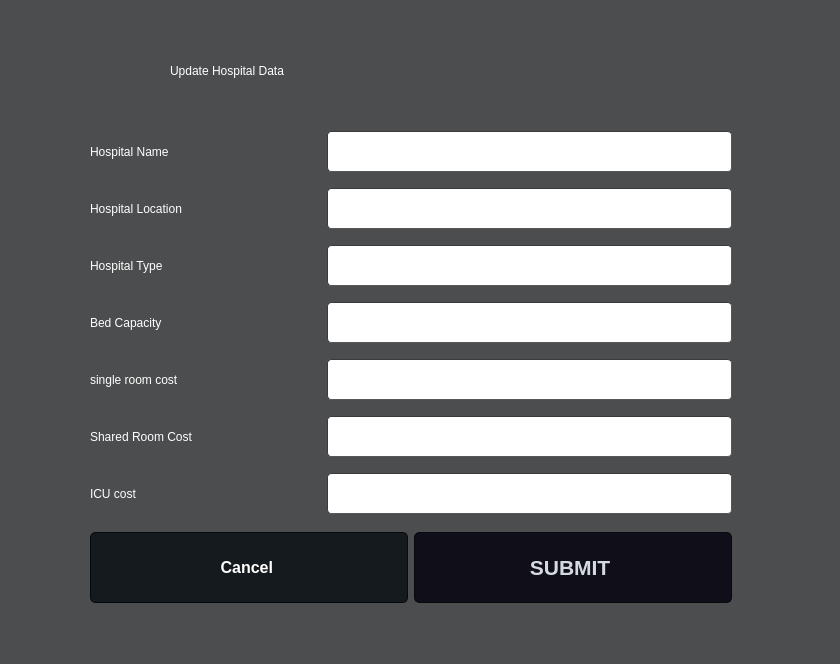
<?xml version="1.0" encoding="UTF-8"?>
<ui version="4.0">
 <class>Dialog</class>
 <widget class="QDialog" name="Dialog">
  <property name="geometry">
   <rect>
    <x>0</x>
    <y>0</y>
    <width>840</width>
    <height>664</height>
   </rect>
  </property>
  <property name="windowTitle">
   <string>Dialog</string>
  </property>
  <property name="styleSheet">
   <string notr="true">
QMainWindow {
	background-color:rgb(76, 77, 78);
}
QDialog {
	background-color:rgb(76, 77, 78);
}
QColorDialog {
	background-color:rgb(76, 77, 78);
}
QTextEdit {
	background-color:rgb(0, 0, 0);
	color: #a9b7c6;
}
QPlainTextEdit {
	selection-background-color:#007b50;
	background-color:#1e1d23;
	border-style: solid;
	border-top-color: transparent;
	border-right-color: transparent;
	border-left-color: transparent;
	border-bottom-color: transparent;
	border-width: 1px;
	color: #a9b7c6;
}
QPushButton{
	border-style: solid;
	border-top-color: transparent;
	border-right-color: transparent;
	border-left-color: transparent;
	border-bottom-color: transparent;
	border-width: 1px;
	border-style: solid;
	color: #a9b7c6;
	padding: 2px;
	background-color: #1e1d23;
}
QPushButton::default{
	border-style: inset;
	border-top-color: transparent;
	border-right-color: transparent;
	border-left-color: transparent;
	border-bottom-color: #04b97f;
	border-width: 1px;
	color: #a9b7c6;
	padding: 2px;
	background-color: #1e1d23;
}
QToolButton {
	border-style: solid;
	border-top-color: transparent;
	border-right-color: transparent;
	border-left-color: transparent;
	border-bottom-color: #04b97f;
	border-bottom-width: 1px;
	border-style: solid;
	color: #a9b7c6;
	padding: 2px;
	background-color: #1e1d23;
}
QToolButton:hover{
	border-style: solid;
	border-top-color: transparent;
	border-right-color: transparent;
	border-left-color: transparent;
	border-bottom-color: #37efba;
	border-bottom-width: 2px;
	border-style: solid;
	color: #FFFFFF;
	padding-bottom: 1px;
	background-color: #1e1d23;
}
QPushButton:hover{
	border-style: solid;
	border-top-color: transparent;
	border-right-color: transparent;
	border-left-color: transparent;
	border-bottom-color: #37efba;
	border-bottom-width: 1px;
	border-style: solid;
	color: #FFFFFF;
	padding-bottom: 2px;
	background-color: #1e1d23;
}
QPushButton:pressed{
	border-style: solid;
	border-top-color: transparent;
	border-right-color: transparent;
	border-left-color: transparent;
	border-bottom-color: #37efba;
	border-bottom-width: 2px;
	border-style: solid;
	color: #37efba;
	padding-bottom: 1px;
	background-color: #1e1d23;
}
QPushButton:disabled{
	border-style: solid;
	border-top-color: transparent;
	border-right-color: transparent;
	border-left-color: transparent;
	border-bottom-color: #808086;
	border-bottom-width: 2px;
	border-style: solid;
	color: #808086;
	padding-bottom: 1px;
	background-color: #1e1d23;
}
QLineEdit {
	border-width: 1px; border-radius: 4px;
	border-color: rgb(58, 58, 58);
	border-style: inset;
	padding: 0 8px;
	color: #a9b7c6;
	background:#1e1d23;
	selection-background-color:#007b50;
	selection-color: #FFFFFF;
}
QLabel {
	color: rgb(255, 255, 255);
}
QLCDNumber {
	color: #37e6b4;
}
QProgressBar {
	text-align: center;
	color: rgb(240, 240, 240);
	border-width: 1px; 
	border-radius: 10px;
	border-color: rgb(58, 58, 58);
	border-style: inset;
	background-color:#1e1d23;
}
QProgressBar::chunk {
	background-color: #04b97f;
	border-radius: 5px;
}
QMenuBar {
	background-color: #1e1d23;
}
QMenuBar::item {
	color: #a9b7c6;
  	spacing: 3px;
  	padding: 1px 4px;
  	background: #1e1d23;
}

QMenuBar::item:selected {
  	background:#1e1d23;
	color: #FFFFFF;
}
QMenu::item:selected {
	border-style: solid;
	border-top-color: transparent;
	border-right-color: transparent;
	border-left-color: #04b97f;
	border-bottom-color: transparent;
	border-left-width: 2px;
	color: #FFFFFF;
	padding-left:15px;
	padding-top:4px;
	padding-bottom:4px;
	padding-right:7px;
	background-color: #1e1d23;
}
QMenu::item {
	border-style: solid;
	border-top-color: transparent;
	border-right-color: transparent;
	border-left-color: transparent;
	border-bottom-color: transparent;
	border-bottom-width: 1px;
	border-style: solid;
	color: #a9b7c6;
	padding-left:17px;
	padding-top:4px;
	padding-bottom:4px;
	padding-right:7px;
	background-color: #1e1d23;
}
QMenu{
	background-color:#1e1d23;
}
QTabWidget {
	color:rgb(0,0,0);
	background-color:#1e1d23;
}
QTabWidget::pane {
		border-color: rgb(77,77,77);
		background-color:#1e1d23;
		border-style: solid;
		border-width: 1px;
    	border-radius: 6px;
}
QTabBar::tab {
	border-style: solid;
	border-top-color: transparent;
	border-right-color: transparent;
	border-left-color: transparent;
	border-bottom-color: transparent;
	border-bottom-width: 1px;
	border-style: solid;
	color: #808086;
	padding: 3px;
	margin-left:3px;
	background-color: #1e1d23;
}
QTabBar::tab:selected, QTabBar::tab:last:selected, QTabBar::tab:hover {
  	border-style: solid;
	border-top-color: transparent;
	border-right-color: transparent;
	border-left-color: transparent;
	border-bottom-color: #04b97f;
	border-bottom-width: 2px;
	border-style: solid;
	color: #FFFFFF;
	padding-left: 3px;
	padding-bottom: 2px;
	margin-left:3px;
	background-color: #1e1d23;
}

QCheckBox {
	color: #a9b7c6;
	padding: 2px;
}
QCheckBox:disabled {
	color: #808086;
	padding: 2px;
}

QCheckBox:hover {
	border-radius:4px;
	border-style:solid;
	padding-left: 1px;
	padding-right: 1px;
	padding-bottom: 1px;
	padding-top: 1px;
	border-width:1px;
	border-color: rgb(87, 97, 106);
	background-color:#1e1d23;
}
QCheckBox::indicator:checked {

	height: 10px;
	width: 10px;
	border-style:solid;
	border-width: 1px;
	border-color: #04b97f;
	color: #a9b7c6;
	background-color: #04b97f;
}
QCheckBox::indicator:unchecked {

	height: 10px;
	width: 10px;
	border-style:solid;
	border-width: 1px;
	border-color: #04b97f;
	color: #a9b7c6;
	background-color: transparent;
}
QRadioButton {
	color: #a9b7c6;
	background-color: #1e1d23;
	padding: 1px;
}
QRadioButton::indicator:checked {
	height: 10px;
	width: 10px;
	border-style:solid;
	border-radius:5px;
	border-width: 1px;
	border-color: #04b97f;
	color: #a9b7c6;
	background-color: #04b97f;
}
QRadioButton::indicator:!checked {
	height: 10px;
	width: 10px;
	border-style:solid;
	border-radius:5px;
	border-width: 1px;
	border-color: #04b97f;
	color: #a9b7c6;
	background-color: transparent;
}
QStatusBar {
	color:#027f7f;
}
QSpinBox {
	color: #a9b7c6;	
	background-color: #1e1d23;
}
QDoubleSpinBox {
	color: #a9b7c6;	
	background-color: #1e1d23;
}
QTimeEdit {
	color: #a9b7c6;	
	background-color: #1e1d23;
}
QDateTimeEdit {
	color: #a9b7c6;	
	background-color: #1e1d23;
}
QDateEdit {
	color: #a9b7c6;	
	background-color: #1e1d23;
}
QComboBox {
	color: #a9b7c6;	
	background: #1e1d23;
}
QComboBox:editable {
	background: #1e1d23;
	color: #a9b7c6;
	selection-background-color: #1e1d23;
}
QComboBox QAbstractItemView {
	color: #a9b7c6;	
	background: #1e1d23;
	selection-color: #FFFFFF;
	selection-background-color: #1e1d23;
}
QComboBox:!editable:on, QComboBox::drop-down:editable:on {
	color: #a9b7c6;	
	background: #1e1d23;
}
QFontComboBox {
	color: #a9b7c6;	
	background-color: #1e1d23;
}
QToolBox {
	color: #a9b7c6;
	background-color: #1e1d23;
}
QToolBox::tab {
	color: #a9b7c6;
	background-color: #1e1d23;
}
QToolBox::tab:selected {
	color: #FFFFFF;
	background-color: #1e1d23;
}
QScrollArea {
	color: #FFFFFF;
	background-color: #1e1d23;
}
QSlider::groove:horizontal {
	height: 5px;
	background: #04b97f;
}
QSlider::groove:vertical {
	width: 5px;
	background: #04b97f;
}
QSlider::handle:horizontal {
	background: qlineargradient(x1:0, y1:0, x2:1, y2:1, stop:0 #b4b4b4, stop:1 #8f8f8f);
	border: 1px solid #5c5c5c;
	width: 14px;
	margin: -5px 0;
	border-radius: 7px;
}
QSlider::handle:vertical {
	background: qlineargradient(x1:1, y1:1, x2:0, y2:0, stop:0 #b4b4b4, stop:1 #8f8f8f);
	border: 1px solid #5c5c5c;
	height: 14px;
	margin: 0 -5px;
	border-radius: 7px;
}
QSlider::add-page:horizontal {
    background: white;
}
QSlider::add-page:vertical {
    background: white;
}
QSlider::sub-page:horizontal {
    background: #04b97f;
}
QSlider::sub-page:vertical {
    background: #04b97f;
}</string>
  </property>
  <widget class="QLabel" name="label">
   <property name="geometry">
    <rect>
     <x>170</x>
     <y>10</y>
     <width>541</width>
     <height>121</height>
    </rect>
   </property>
   <property name="styleSheet">
    <string notr="true">font: 35pt &quot;Modern No. 20&quot;;</string>
   </property>
   <property name="text">
    <string>Update Hospital Data</string>
   </property>
  </widget>
  <widget class="QWidget" name="">
   <property name="geometry">
    <rect>
     <x>90</x>
     <y>120</y>
     <width>642</width>
     <height>491</height>
    </rect>
   </property>
   <layout class="QGridLayout" name="gridLayout_2">
    <item row="0" column="0">
     <layout class="QGridLayout" name="gridLayout">
      <item row="0" column="0">
       <layout class="QHBoxLayout" name="horizontalLayout_7">
        <item>
         <widget class="QLabel" name="label_5">
          <property name="minimumSize">
           <size>
            <width>231</width>
            <height>51</height>
           </size>
          </property>
          <property name="styleSheet">
           <string notr="true">font: 25pt &quot;Modern No. 20&quot;;</string>
          </property>
          <property name="text">
           <string>Hospital Name </string>
          </property>
         </widget>
        </item>
        <item>
         <widget class="QLineEdit" name="line_name">
          <property name="minimumSize">
           <size>
            <width>377</width>
            <height>41</height>
           </size>
          </property>
          <property name="font">
           <font>
            <pointsize>14</pointsize>
            <bold>true</bold>
           </font>
          </property>
          <property name="styleSheet">
           <string notr="true">background-color:rgb(255, 255, 255)</string>
          </property>
         </widget>
        </item>
       </layout>
      </item>
      <item row="1" column="0">
       <layout class="QHBoxLayout" name="horizontalLayout_6">
        <item>
         <widget class="QLabel" name="label_2">
          <property name="minimumSize">
           <size>
            <width>231</width>
            <height>51</height>
           </size>
          </property>
          <property name="styleSheet">
           <string notr="true">font: 25pt &quot;Modern No. 20&quot;;</string>
          </property>
          <property name="text">
           <string>Hospital Location </string>
          </property>
         </widget>
        </item>
        <item>
         <widget class="QLineEdit" name="line_location">
          <property name="minimumSize">
           <size>
            <width>377</width>
            <height>41</height>
           </size>
          </property>
          <property name="font">
           <font>
            <pointsize>14</pointsize>
            <bold>true</bold>
           </font>
          </property>
          <property name="styleSheet">
           <string notr="true">background-color:rgb(255, 255, 255)</string>
          </property>
         </widget>
        </item>
       </layout>
      </item>
      <item row="2" column="0">
       <layout class="QHBoxLayout" name="horizontalLayout_5">
        <item>
         <widget class="QLabel" name="label_6">
          <property name="minimumSize">
           <size>
            <width>231</width>
            <height>51</height>
           </size>
          </property>
          <property name="styleSheet">
           <string notr="true">font: 25pt &quot;Modern No. 20&quot;;</string>
          </property>
          <property name="text">
           <string>Hospital Type</string>
          </property>
         </widget>
        </item>
        <item>
         <widget class="QLineEdit" name="line_type">
          <property name="minimumSize">
           <size>
            <width>375</width>
            <height>41</height>
           </size>
          </property>
          <property name="font">
           <font>
            <pointsize>14</pointsize>
            <bold>true</bold>
           </font>
          </property>
          <property name="styleSheet">
           <string notr="true">background-color:rgb(255, 255, 255)</string>
          </property>
         </widget>
        </item>
       </layout>
      </item>
      <item row="3" column="0">
       <layout class="QHBoxLayout" name="horizontalLayout_4">
        <item>
         <widget class="QLabel" name="label_8">
          <property name="minimumSize">
           <size>
            <width>231</width>
            <height>51</height>
           </size>
          </property>
          <property name="styleSheet">
           <string notr="true">font: 25pt &quot;Modern No. 20&quot;;</string>
          </property>
          <property name="text">
           <string>Bed Capacity </string>
          </property>
         </widget>
        </item>
        <item>
         <widget class="QLineEdit" name="line_bed">
          <property name="minimumSize">
           <size>
            <width>377</width>
            <height>41</height>
           </size>
          </property>
          <property name="font">
           <font>
            <pointsize>14</pointsize>
            <bold>true</bold>
           </font>
          </property>
          <property name="styleSheet">
           <string notr="true">background-color:rgb(255, 255, 255)</string>
          </property>
         </widget>
        </item>
       </layout>
      </item>
      <item row="4" column="0">
       <layout class="QHBoxLayout" name="horizontalLayout_3">
        <item>
         <widget class="QLabel" name="label_4">
          <property name="minimumSize">
           <size>
            <width>231</width>
            <height>51</height>
           </size>
          </property>
          <property name="styleSheet">
           <string notr="true">font: 25pt &quot;Modern No. 20&quot;;</string>
          </property>
          <property name="text">
           <string>single room cost </string>
          </property>
         </widget>
        </item>
        <item>
         <widget class="QLineEdit" name="line_single">
          <property name="minimumSize">
           <size>
            <width>377</width>
            <height>41</height>
           </size>
          </property>
          <property name="font">
           <font>
            <pointsize>14</pointsize>
            <bold>true</bold>
           </font>
          </property>
          <property name="styleSheet">
           <string notr="true">background-color:rgb(255, 255, 255)</string>
          </property>
         </widget>
        </item>
       </layout>
      </item>
      <item row="5" column="0">
       <layout class="QHBoxLayout" name="horizontalLayout_2">
        <item>
         <widget class="QLabel" name="label_7">
          <property name="minimumSize">
           <size>
            <width>231</width>
            <height>51</height>
           </size>
          </property>
          <property name="styleSheet">
           <string notr="true">font: 25pt &quot;Modern No. 20&quot;;</string>
          </property>
          <property name="text">
           <string>Shared Room Cost </string>
          </property>
         </widget>
        </item>
        <item>
         <widget class="QLineEdit" name="line_shared">
          <property name="minimumSize">
           <size>
            <width>375</width>
            <height>41</height>
           </size>
          </property>
          <property name="font">
           <font>
            <pointsize>14</pointsize>
            <bold>true</bold>
           </font>
          </property>
          <property name="styleSheet">
           <string notr="true">background-color:rgb(255, 255, 255)</string>
          </property>
         </widget>
        </item>
       </layout>
      </item>
      <item row="6" column="0">
       <layout class="QHBoxLayout" name="horizontalLayout">
        <item>
         <widget class="QLabel" name="label_9">
          <property name="minimumSize">
           <size>
            <width>231</width>
            <height>52</height>
           </size>
          </property>
          <property name="styleSheet">
           <string notr="true">font: 25pt &quot;Modern No. 20&quot;;</string>
          </property>
          <property name="text">
           <string>ICU cost </string>
          </property>
         </widget>
        </item>
        <item>
         <widget class="QLineEdit" name="line_icu">
          <property name="minimumSize">
           <size>
            <width>375</width>
            <height>41</height>
           </size>
          </property>
          <property name="font">
           <font>
            <pointsize>14</pointsize>
            <bold>true</bold>
           </font>
          </property>
          <property name="styleSheet">
           <string notr="true">background-color:rgb(255, 255, 255)</string>
          </property>
         </widget>
        </item>
       </layout>
      </item>
     </layout>
    </item>
    <item row="1" column="0">
     <layout class="QHBoxLayout" name="horizontalLayout_8">
      <item>
       <widget class="QPushButton" name="pushButton_2">
        <property name="minimumSize">
         <size>
          <width>301</width>
          <height>71</height>
         </size>
        </property>
        <property name="font">
         <font>
          <family>Yu Gothic UI</family>
          <pointsize>12</pointsize>
          <italic>false</italic>
          <bold>true</bold>
         </font>
        </property>
        <property name="styleSheet">
         <string notr="true">
QPushButton{
	border-style: solid;
	border-color: #050a0e;
	border-width: 1px;
	border-radius: 5px;
	color: #d3dae3;
	padding: 2px;
	background-color: #100E19;
    font: 700 12pt &quot;Yu Gothic UI&quot;;
}
QPushButton::default{
	border-style: solid;
	border-color: #050a0e;
	border-width: 1px;
	border-radius: 5px;
	color: #FFFFFF;
	padding: 2px;
	background-color: #151a1e;
font: 700 16pt &quot;Yu Gothic UI&quot;;
}
QPushButton:hover{
	border-style: solid;
	border-top-color: qlineargradient(spread:pad, x1:0, y1:1, x2:1, y2:1, stop:0 #C0DB50, stop:0.4 #C0DB50, stop:0.5 #100E19, stop:1 #100E19);
    border-bottom-color: qlineargradient(spread:pad, x1:0, y1:1, x2:1, y2:1, stop:0 #100E19, stop:0.5 #100E19, stop:0.6 #C0DB50, stop:1 #C0DB50);
    border-left-color: qlineargradient(spread:pad, x1:0, y1:0, x2:0, y2:1, stop:0 #C0DB50, stop:0.3 #C0DB50, stop:0.7 #100E19, stop:1 #100E19);
    border-right-color: qlineargradient(spread:pad, x1:0, y1:1, x2:0, y2:0, stop:0 #C0DB50, stop:0.3 #C0DB50, stop:0.7 #100E19, stop:1 #100E19);
	border-width: 2px;
    border-radius: 1px;
	color: #d3dae3;
	padding: 2px;
}
QPushButton:pressed{
	border-style: solid;
	border-top-color: qlineargradient(spread:pad, x1:0, y1:1, x2:1, y2:1, stop:0 #d33af1, stop:0.4 #d33af1, stop:0.5 #100E19, stop:1 #100E19);
    border-bottom-color: qlineargradient(spread:pad, x1:0, y1:1, x2:1, y2:1, stop:0 #100E19, stop:0.5 #100E19, stop:0.6 #d33af1, stop:1 #d33af1);
    border-left-color: qlineargradient(spread:pad, x1:0, y1:0, x2:0, y2:1, stop:0 #d33af1, stop:0.3 #d33af1, stop:0.7 #100E19, stop:1 #100E19);
    border-right-color: qlineargradient(spread:pad, x1:0, y1:1, x2:0, y2:0, stop:0 #d33af1, stop:0.3 #d33af1, stop:0.7 #100E19, stop:1 #100E19);
	border-width: 2px;
    border-radius: 1px;
	color: #d3dae3;
	padding: 2px;
}
</string>
        </property>
        <property name="text">
         <string>Cancel </string>
        </property>
       </widget>
      </item>
      <item>
       <widget class="QPushButton" name="pushButton">
        <property name="minimumSize">
         <size>
          <width>311</width>
          <height>71</height>
         </size>
        </property>
        <property name="font">
         <font>
          <family>Yu Gothic UI</family>
          <pointsize>16</pointsize>
          <italic>false</italic>
          <bold>true</bold>
         </font>
        </property>
        <property name="styleSheet">
         <string notr="true">
QPushButton{
	border-style: solid;
	border-color: #050a0e;
	border-width: 1px;
	border-radius: 5px;
	color: #d3dae3;
	padding: 2px;
	background-color: #100E19;
    font: 700 16pt &quot;Yu Gothic UI&quot;;
}
QPushButton::default{
	border-style: solid;
	border-color: #050a0e;
	border-width: 1px;
	border-radius: 5px;
	color: #FFFFFF;
	padding: 2px;
	background-color: #151a1e;
font: 700 16pt &quot;Yu Gothic UI&quot;;
}
QPushButton:hover{
	border-style: solid;
	border-top-color: qlineargradient(spread:pad, x1:0, y1:1, x2:1, y2:1, stop:0 #C0DB50, stop:0.4 #C0DB50, stop:0.5 #100E19, stop:1 #100E19);
    border-bottom-color: qlineargradient(spread:pad, x1:0, y1:1, x2:1, y2:1, stop:0 #100E19, stop:0.5 #100E19, stop:0.6 #C0DB50, stop:1 #C0DB50);
    border-left-color: qlineargradient(spread:pad, x1:0, y1:0, x2:0, y2:1, stop:0 #C0DB50, stop:0.3 #C0DB50, stop:0.7 #100E19, stop:1 #100E19);
    border-right-color: qlineargradient(spread:pad, x1:0, y1:1, x2:0, y2:0, stop:0 #C0DB50, stop:0.3 #C0DB50, stop:0.7 #100E19, stop:1 #100E19);
	border-width: 2px;
    border-radius: 1px;
	color: #d3dae3;
	padding: 2px;
}
QPushButton:pressed{
	border-style: solid;
	border-top-color: qlineargradient(spread:pad, x1:0, y1:1, x2:1, y2:1, stop:0 #d33af1, stop:0.4 #d33af1, stop:0.5 #100E19, stop:1 #100E19);
    border-bottom-color: qlineargradient(spread:pad, x1:0, y1:1, x2:1, y2:1, stop:0 #100E19, stop:0.5 #100E19, stop:0.6 #d33af1, stop:1 #d33af1);
    border-left-color: qlineargradient(spread:pad, x1:0, y1:0, x2:0, y2:1, stop:0 #d33af1, stop:0.3 #d33af1, stop:0.7 #100E19, stop:1 #100E19);
    border-right-color: qlineargradient(spread:pad, x1:0, y1:1, x2:0, y2:0, stop:0 #d33af1, stop:0.3 #d33af1, stop:0.7 #100E19, stop:1 #100E19);
	border-width: 2px;
    border-radius: 1px;
	color: #d3dae3;
	padding: 2px;
}
</string>
        </property>
        <property name="text">
         <string>SUBMIT </string>
        </property>
       </widget>
      </item>
     </layout>
    </item>
   </layout>
  </widget>
 </widget>
 <resources/>
 <connections/>
</ui>
